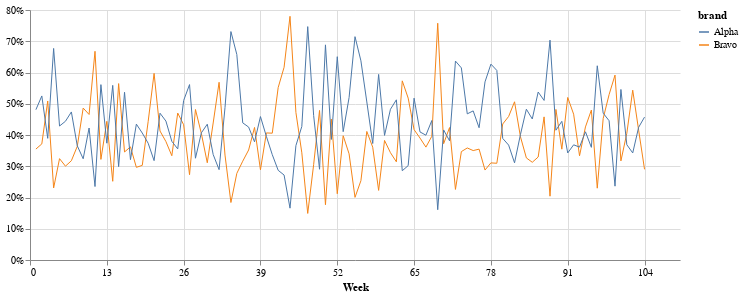

Source (notebook cell):
### Code cell
pct_volume_plot = (
    grocery_volume
    .group_by('week')
    .agg(
        pl.col('Weekly Volume').sum().alias('Total Weekly Volume')
    )
    .join(
        other=grocery_volume,
        on='week',
    )
    .filter(
        (pl.col('brand') == 'Alpha') |
        (pl.col("brand") == 'Bravo')
    )
    .with_columns(
        # compute brand wise % of total volume sale
        (pl.col('Weekly Volume') / pl.col('Total Weekly Volume')).alias('pct_volume')
    )
).collect()

weekly_plot(dataframe=pct_volume_plot, 
            y='pct_volume', 
            color='brand', 
            title="", 
            y_axis_label="", 
            pct=True, 
            legend=True)

### Figure 1 — Vega-Lite specification as saved in the notebook (floating-point values rounded to 4 significant figures; data arrays with more than 128 entries replaced by an {"elided": "..."} marker saying what was removed)
{"$schema": "https://vega.github.io/schema/vega-lite/v5.20.1.json", "config": {"axisY": {}, "view": {"continuousHeight": 300, "continuousWidth": 300, "stroke": null}}, "data": {"name": "data-0fd9505dd7dc12720d8d348922d80185"}, "datasets": {"data-0fd9505dd7dc12720d8d348922d80185": {"elided": "208 records"}}, "encoding": {"color": {"field": "brand", "legend": {"title": "brand"}, "type": "nominal"}, "x": {"axis": {"labelExpr": "datum.value", "title": "Week", "values": [0, 13, 26, 39, 52, 65, 78, 91, 104]}, "field": "week", "type": "quantitative"}, "y": {"axis": {"format": ",.0%"}, "field": "pct_volume", "title": "", "type": "quantitative"}}, "height": 250, "mark": {"strokeWidth": 1, "type": "line"}, "title": "", "width": 650}
